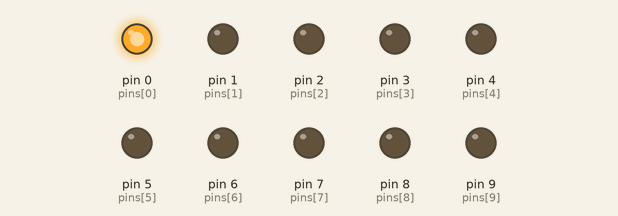
Simulated run of this sketch. Board: Arduino Uno, built with avr-gcc and run on an emulated ATmega328P. Shown: output pins drawn as LEDs (lit = HIGH).

Above: at 0.12 s.
At 0.87 s:
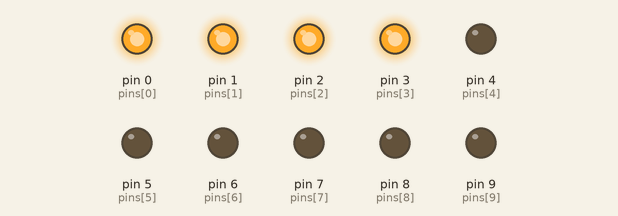
At 1.62 s:
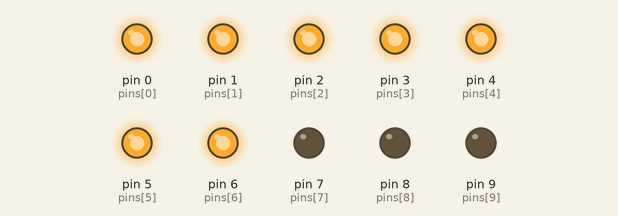
At 3.12 s:
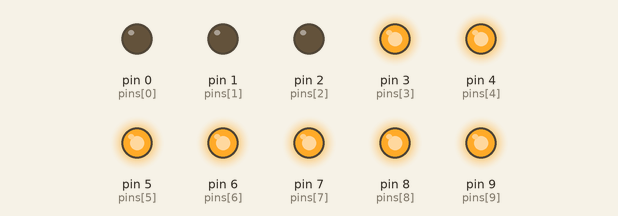
At 4.62 s:
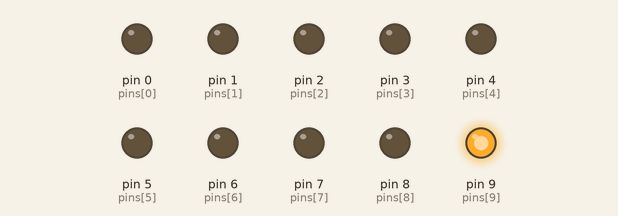
At 6.12 s:
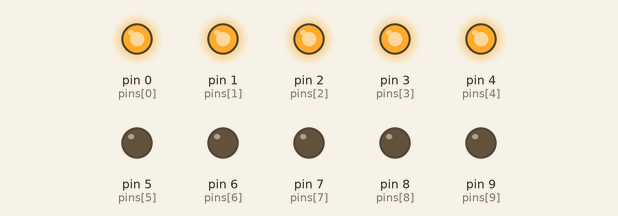
Timing chart, 0 to 6.5 s (numbered marks = the images above):
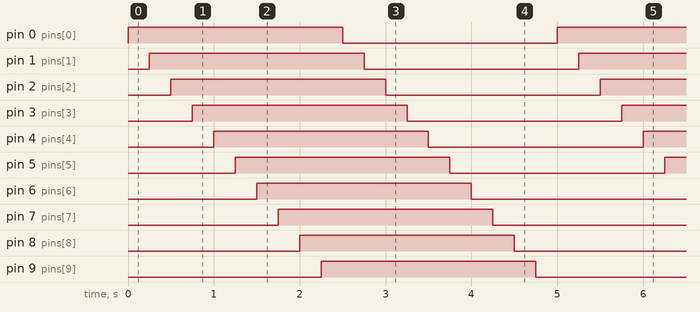

The sketch:

scrolling.ino
```cpp
int pins[] = {0,1,2,3,4,5,6,7,8,9};
int plen = 10;
void setup()
{
  //Serial.begin(9600);
  for(int i = 0; i < sizeof(pins); i++)
  {
    pinMode(pins[i],OUTPUT);
  }
  //plen = sizeof(pins);
}

int what = LOW;
void loop()
{
   if(what == LOW){what = HIGH;}
   else{ what = LOW;}

  //Serial.println(what);
  for(int i = 0; i < plen; i++)
  {
    digitalWrite(pins[i],what);
    delay(250);
  }


}
```

Measured:
- by itself, pin 0 (pins[0]), pin 1 (pins[1]), pin 2 (pins[2]), pin 3 (pins[3]), pin 4 (pins[4]), pin 5 (pins[5]), pin 6 (pins[6]), pin 7 (pins[7]), pin 8 (pins[8]), pin 9 (pins[9]): alternates HIGH for 2.5 s and LOW for 2.5 s
- by itself, everything shown: repeats every 5.0 s, in 20 steps
